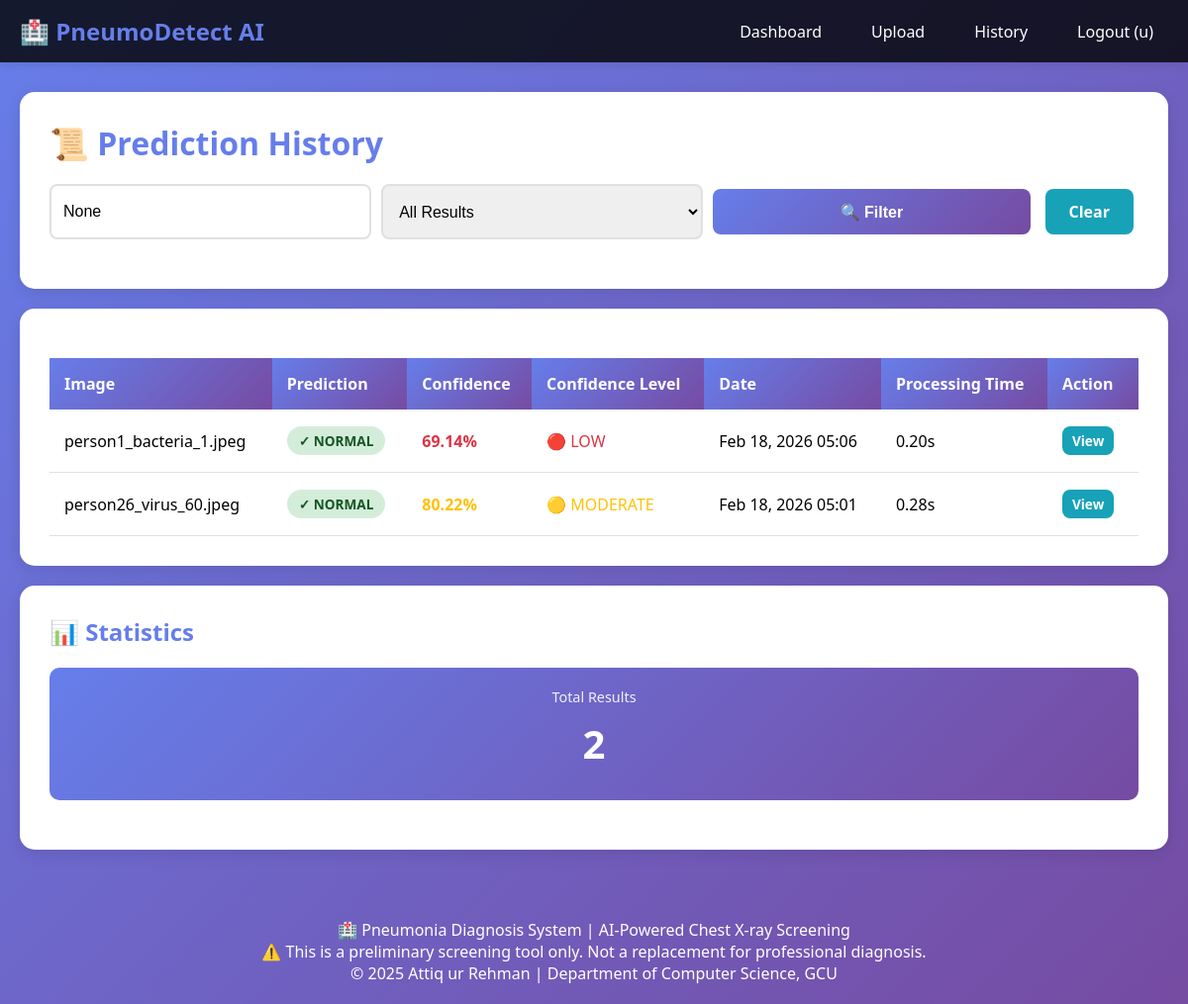
Page /history/ (signed in) on the committed database.
### model_service/models.py (models this page shows, shortened)
class PredictionResult(models.Model):
    PREDICTION_CHOICES = [
        ('NORMAL', 'Normal'),
        ('PNEUMONIA', 'Pneumonia'),
    ]
    CONFIDENCE_LEVEL_CHOICES = [
        ('HIGH', 'High Confidence (>95%)'),
        ('MODERATE', 'Moderate Confidence (80-95%)'),
        ('LOW', 'Low Confidence (<80%)'),
    ]
    image = models.OneToOneField(XRayImage, on_delete=models.CASCADE, related_name='prediction')
    prediction_label = models.CharField(max_length=20, choices=PREDICTION_CHOICES)
    confidence_score = models.DecimalField(
        max_digits=5,
        decimal_places=4,
        validators=[MinValueValidator(0), MaxValueValidator(1)]
    )
    confidence_level = models.CharField(max_length=20, choices=CONFIDENCE_LEVEL_CHOICES)
    processing_time = models.DecimalField(max_digits=8, decimal_places=3)  # in seconds
    created_at = models.DateTimeField(auto_now_add=True)
    model_version = models.ForeignKey(ModelVersion, on_delete=models.SET_NULL, null=True)
    raw_predictions = models.TextField()  # JSON string storing both class predictions
    is_archived = models.BooleanField(default=False)
    notes = models.TextField(blank=True)
    class Meta:
        ordering = ['-created_at']
        verbose_name = 'Prediction Result'
        verbose_name_plural = 'Prediction Results'
        indexes = [
            models.Index(fields=['image', '-created_at']),
            models.Index(fields=['prediction_label']),
        ]
    def get_confidence_percentage(self):
        return round(float(self.confidence_score) * 100, 2)

class XRayImage(models.Model):
    IMAGE_FORMAT_CHOICES = [
        ('JPEG', 'JPEG'),
        ('PNG', 'PNG'),
    ]
    user = models.ForeignKey(User, on_delete=models.CASCADE, related_name='xray_images')
    original_filename = models.CharField(max_length=255)
    stored_filename = models.CharField(max_length=255)
    file_path = models.ImageField(
        upload_to='xray_images/',
        validators=[FileExtensionValidator(allowed_extensions=['jpg', 'jpeg', 'png'])]
    )
    file_size = models.IntegerField()  # in bytes
    upload_time = models.DateTimeField(auto_now_add=True)
    image_width = models.IntegerField(null=True, blank=True)
    image_height = models.IntegerField(null=True, blank=True)
    format = models.CharField(max_length=10, choices=IMAGE_FORMAT_CHOICES)
    is_preprocessed = models.BooleanField(default=False)
    preprocessing_notes = models.TextField(blank=True)
    class Meta:
        ordering = ['-upload_time']
        verbose_name = 'X-Ray Image'
        verbose_name_plural = 'X-Ray Images'
        indexes = [
            models.Index(fields=['user', '-upload_time']),
        ]

### model_service/views.py (the view)
# urls.py: path('history/', views.history_view, name='history'),
@login_required(login_url='model_service:login')
def history_view(request):
    user = request.user
    predictions = PredictionResult.objects.filter(
        image__user=user
    ).select_related('image', 'model_version').order_by('-created_at')
    label_filter = request.GET.get('label')
    if label_filter in ['NORMAL', 'PNEUMONIA']:
        predictions = predictions.filter(prediction_label=label_filter)
    search_query = request.GET.get('search')
    if search_query:
        predictions = predictions.filter(
            image__original_filename__icontains=search_query
        )
    paginator = Paginator(predictions, 10)
    page_number = request.GET.get('page')
    page_obj = paginator.get_page(page_number)
    context = {
        'page_obj': page_obj,
        'predictions': page_obj.object_list,
        'label_filter': label_filter,
        'search_query': search_query,
    }
    return render(request, 'history.html', context)

### templates/history.html (shortened to what this page needs)
{% extends 'base.html' %}
{% block content %}
<div class="card">
    <h1>📜 Prediction History</h1>
    <form method="get" style="margin: 20px 0;">
        <div style="display: grid; grid-template-columns: 1fr 1fr 1fr auto; gap: 10px;">
            <input type="text" name="search" placeholder="Search by filename..." value="{{ search_query }}">
            <select name="label">
                <option value="">All Results</option>
            </select>
            <button type="submit" class="btn btn-primary">🔍 Filter</button>
            <a href="{% url 'model_service:history' %}" class="btn btn-secondary">Clear</a>
        </div>
    </form>
</div>
{% if page_obj %}
    <div class="card">
        <table>
            <thead>
                <tr>
                    <th>Image</th>
                    <th>Prediction</th>
                    <th>Confidence</th>
                    <th>Confidence Level</th>
                    <th>Date</th>
                    <th>Processing Time</th>
                    <th>Action</th>
                </tr>
            </thead>
            <tbody>
                {% for prediction in predictions %}
                <tr>
                    <td>{{ prediction.image.original_filename|truncatechars:40 }}</td>
                    <td>
                        {% if prediction.prediction_label == 'PNEUMONIA' %}
                            <span class="badge badge-danger">🚨 PNEUMONIA</span>
                        {% else %}
                            <span class="badge badge-success">✓ NORMAL</span>
                        {% endif %}
                    </td>
                    <td>
                        <span class="confidence-{% if prediction.confidence_level == 'HIGH' %}high{% elif prediction.confidence_level == 'MODERATE' %}moderate{% else %}low{% endif %}">
                            {{ prediction.get_confidence_percentage|floatformat:2 }}%
                        </span>
                    </td>
                    <td>
                        {% if prediction.confidence_level == 'HIGH' %}
                            <span style="color: #28a745;">🟢 HIGH</span>
                        {% elif prediction.confidence_level == 'MODERATE' %}
                            <span style="color: #ffc107;">🟡 MODERATE</span>
                        {% else %}
                            <span style="color: #dc3545;">🔴 LOW</span>
                        {% endif %}
                    </td>
                    <td>{{ prediction.created_at|date:"M d, Y H:i" }}</td>
                    <td>{{ prediction.processing_time|floatformat:2 }}s</td>
                    <td>
                        <a href="{% url 'model_service:result' prediction.id %}" class="btn btn-secondary" style="padding: 5px 10px; font-size: 0.85em;">View</a>
                    </td>
                </tr>
                {% endfor %}
            </tbody>
        </table>
    </div>
{% else %}
    <div class="card">
        <h2>📭 No Results Found</h2>
        <p>No predictions match your criteria. <a href="{% url 'model_service:upload' %}">Create your first prediction!</a></p>
    </div>
{% endif %}
<div class="card">
    <h2>📊 Statistics</h2>
    <div class="stats-grid">
        <div class="stat-card">
            <div class="stat-label">Total Results</div>
            <div class="stat-value">{{ page_obj.paginator.count }}</div>
        </div>
    </div>
</div>
{% endblock %}

### templates/base.html (shortened to what this page needs)
<!DOCTYPE html>
<html lang="en">
<head>
</head>
<body>
    {% if user.is_authenticated %}
    <nav>
        <div class="navbar">
            <div class="navbar-logo">🏥 PneumoDetect AI</div>
            <div class="navbar-links">
                <a href="{% url 'model_service:dashboard' %}">Dashboard</a>
                <a href="{% url 'model_service:upload' %}">Upload</a>
                <a href="{% url 'model_service:history' %}">History</a>
                <a href="{% url 'model_service:logout' %}">Logout ({{ user.username }})</a>
            </div>
        </div>
    </nav>
    {% endif %}
    <div class="container">
        {% block content %}{% endblock %}
    </div>
    <div class="footer">
        <p>🏥 Pneumonia Diagnosis System | AI-Powered Chest X-ray Screening</p>
        <p>⚠️ This is a preliminary screening tool only. Not a replacement for professional diagnosis.</p>
        <p>&copy; 2025 Attiq ur Rehman | Department of Computer Science, GCU</p>
    </div>
</body>
</html>

### templates/base.html (style rules this page uses)
* { margin: 0; padding: 0; box-sizing: border-box; }
body { font-family: 'Segoe UI', Tahoma, Geneva, Verdana, sans-serif; background: linear-gradient(135deg, #667eea 0%, #764ba2 100%); min-height: 100vh; display: flex; flex-direction: column; }
nav { background: rgba(0, 0, 0, 0.8); padding: 15px 20px; box-shadow: 0 2px 10px rgba(0, 0, 0, 0.1); }
nav a { color: white; text-decoration: none; margin: 0 15px; font-weight: 500; transition: color 0.3s; }
.navbar { display: flex; justify-content: space-between; align-items: center; max-width: 1400px; margin: 0 auto; width: 100%; }
.navbar-logo { font-size: 1.5em; font-weight: bold; color: #667eea; }
.navbar-links { display: flex; gap: 20px; }
.container { flex: 1; max-width: 1400px; margin: 30px auto; width: 100%; padding: 0 20px; }
.card { background: white; padding: 30px; border-radius: 15px; box-shadow: 0 4px 15px rgba(0, 0, 0, 0.1); margin-bottom: 20px; }
.card h1, .card h2 { color: #667eea; margin-bottom: 20px; }
input, textarea, select { width: 100%; padding: 12px; border: 2px solid #e0e0e0; border-radius: 8px; font-size: 1em; transition: border-color 0.3s; }
.btn { display: inline-block; padding: 12px 24px; margin: 5px 5px 5px 0; border: none; border-radius: 8px; font-size: 1em; cursor: pointer; text-decoration: none; font-weight: 600; transition: all 0.3s; }
.btn-primary { background: linear-gradient(135deg, #667eea 0%, #764ba2 100%); color: white; }
.btn-secondary { background: #17a2b8; color: white; }
.footer { text-align: center; padding: 20px; color: white; margin-top: auto; }
.stats-grid { display: grid; grid-template-columns: repeat(auto-fit, minmax(200px, 1fr)); gap: 20px; margin: 20px 0; }
.stat-card { background: linear-gradient(135deg, #667eea 0%, #764ba2 100%); color: white; padding: 20px; border-radius: 10px; text-align: center; }
.stat-value { font-size: 2.5em; font-weight: bold; margin: 10px 0; }
.stat-label { font-size: 0.9em; opacity: 0.9; }
table { width: 100%; border-collapse: collapse; margin-top: 20px; }
th { background: linear-gradient(135deg, #667eea 0%, #764ba2 100%); color: white; padding: 15px; text-align: left; font-weight: 600; }
td { padding: 12px 15px; border-bottom: 1px solid #e0e0e0; }
.badge { display: inline-block; padding: 5px 12px; border-radius: 20px; font-size: 0.85em; font-weight: 600; }
.badge-success { background: #d4edda; color: #155724; }
.confidence-moderate { color: #ffc107; font-weight: bold; }
.confidence-low { color: #dc3545; font-weight: bold; }

### rows in the picture
PredictionResult: image.original_filename "person1_bacteria_1.jpeg", prediction_label "✓ NORMAL", get_confidence_percentage "69.14", confidence_level "🔴 LOW", created_at "Feb 18, 2026 05:06", processing_time "0.20"
PredictionResult: image.original_filename "person26_virus_60.jpeg", prediction_label "✓ NORMAL", get_confidence_percentage "80.22", confidence_level "🟡 MODERATE", created_at "Feb 18, 2026 05:01", processing_time "0.28"

### other values in the picture
{{ user.username }} "u"
{{ page_obj.paginator.count }} "2"
